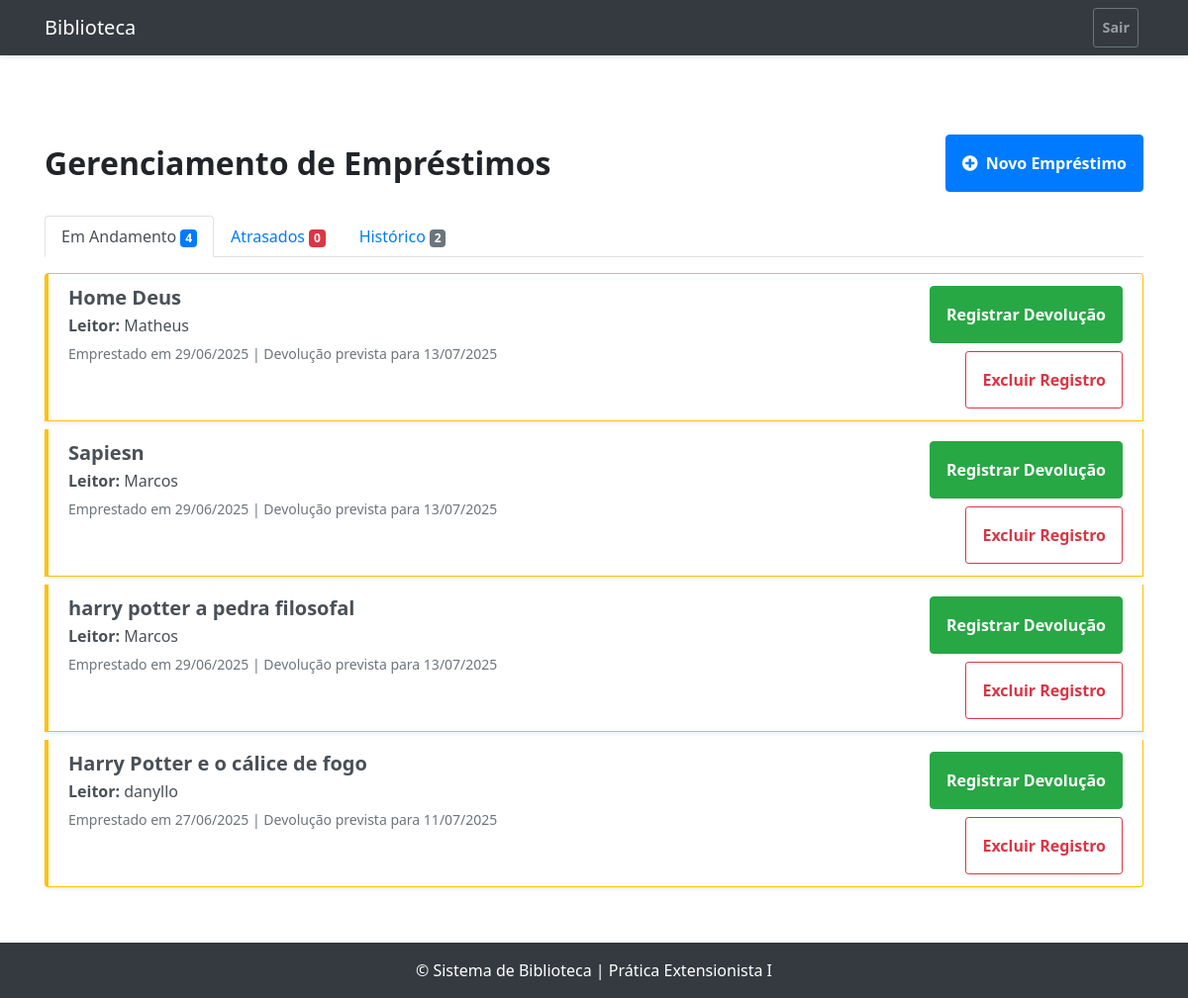
Screenshot of /emprestimo/consultar/ (signed in) with the database file from the repository.
### biblioteca/models.py (models this page shows, shortened)
class Emprestimo(models.Model):
    STATUS_CHOICES = [
        ('EMPRESTADO', 'Emprestado'),
        ('DEVOLVIDO', 'Devolvido'),
        ('ATRASADO', 'Atrasado'),
    ]
    livro = models.ForeignKey(Livro, on_delete=models.PROTECT, related_name='emprestimos')
    leitor = models.ForeignKey(Leitor, on_delete=models.PROTECT, related_name='emprestimos')
    funcionario = models.ForeignKey(Funcionario, on_delete=models.SET_NULL, null=True, related_name='emprestimos_realizados')
    data_emprestimo = models.DateField(default=timezone.now)
    data_devolucao_prevista = models.DateField()
    data_devolucao_real = models.DateField(null=True, blank=True)
    status = models.CharField(max_length=20, choices=STATUS_CHOICES, default='EMPRESTADO')
    data_criacao = models.DateTimeField(auto_now_add=True)
    data_atualizacao = models.DateTimeField(auto_now=True)
    class Meta:
        verbose_name = "Empréstimo"
        verbose_name_plural = "Empréstimos"
        ordering = ['-data_emprestimo']

class Livro(models.Model):
    STATUS_CHOICES = [
        ('disponivel', 'Disponivel'),
        ('emprestado','Emprestado')
    ]
    nome = models.CharField(max_length=200)
    isbn = models.CharField(max_length=17, unique=True, help_text="Ex: 978-85-333-0222-0") # Padrão ISBN-13
    autor = models.CharField(max_length=100)
    genero = models.CharField(max_length=50, blank=True, null=True)
    data_publicacao = models.DateField(blank=True, null=True)
    status = models.CharField(
        max_length=10,
        choices=STATUS_CHOICES,
        default='disponivel',
    )
    data_criacao = models.DateTimeField(auto_now_add=True)
    data_atualizacao = models.DateTimeField(auto_now=True)
    class Meta:
        verbose_name = "Livro"
        verbose_name_plural = "Livros"

class Leitor(models.Model):
    nome = models.CharField(max_length=100)
    cpf = models.CharField(max_length=14, unique=True)
    email = models.EmailField(unique=True)
    telefone = models.CharField(max_length=20, blank=True, null=True)
    endereco = models.CharField(max_length=200, blank=True, null=True)
    data_nascimento = models.DateField(blank=True, null=True)
    data_criacao = models.DateTimeField(auto_now_add=True)
    data_atualizacao = models.DateTimeField(auto_now=True)
    class Meta:
        verbose_name = "Leitor"
        verbose_name_plural = "Leitores"

### biblioteca/views.py (the view)
    def wrapper(request, *args, **kwargs):
        if 'funcionario_logado_id' not in request.session:
            messages.warning(request, "Você precisa estar logado para acessar esta página.")
            return redirect('login')
        return view_func(request, *args, **kwargs)

### biblioteca/views.py (called while the page is built)
def funcionario_login_required(view_func):
    def wrapper(request, *args, **kwargs):
        if 'funcionario_logado_id' not in request.session:
            messages.warning(request, "Você precisa estar logado para acessar esta página.")
            return redirect('login')
        return view_func(request, *args, **kwargs)
    return wrapper

### templates/emprestimo/consultar_emprestimos.html (shortened to what this page needs)
{% extends 'base.html' %} {% load static %} {% block content %}
<div class="container py-5">
  <div class="d-flex justify-content-between align-items-center mb-4">
    <h2 class="mb-0 font-weight-bold">Gerenciamento de Empréstimos</h2>
    <a href="{% url 'cadastrar_emprestimo' %}" class="btn btn-primary"
      ><i class="fas fa-plus-circle mr-2"></i>Novo Empréstimo</a
    >
  </div>
  <ul class="nav nav-tabs mb-3">
    <li class="nav-item">
      <a
        class="nav-link {% if aba_selecionada == 'andamento' %}active{% endif %}"
        href="{% url 'consultar_emprestimos' %}?aba=andamento"
      >
        Em Andamento
        <span class="badge badge-primary">{{ count_andamento }}</span>
      </a>
    </li>
    <li class="nav-item">
      <a
        class="nav-link {% if aba_selecionada == 'atrasados' %}active{% endif %}"
        href="{% url 'consultar_emprestimos' %}?aba=atrasados"
      >
        Atrasados <span class="badge badge-danger">{{ count_atrasados }}</span>
      </a>
    </li>
    <li class="nav-item">
      <a
        class="nav-link {% if aba_selecionada == 'historico' %}active{% endif %}"
        href="{% url 'consultar_emprestimos' %}?aba=historico"
      >
        Histórico
        <span class="badge badge-secondary">{{ count_historico }}</span>
      </a>
    </li>
  </ul>
  <div class="list-group">
    {% for emprestimo in emprestimos %}
    <div
      class="list-group-item list-group-item-action flex-column align-items-start mb-2 shadow-sm border-left-4 {% if emprestimo.status == 'ATRASADO' %}border-danger{% elif emprestimo.status == 'EMPRESTADO' %}border-warning{% else %}border-success{% endif %}"
    >
      <div class="d-flex w-100 justify-content-between">
        <div>
          <h5 class="mb-1 font-weight-bold">{{ emprestimo.livro.nome }}</h5>
          <p class="mb-1">
            <strong>Leitor:</strong> {{ emprestimo.leitor.nome }}
          </p>
          <small class="text-muted">Emprestado em {{ emprestimo.data_emprestimo|date:"d/m/Y" }} | Devolução prevista para {{ emprestimo.data_devolucao_prevista|date:"d/m/Y" }}</small>
        </div>
        <div class="text-right">
          {% if emprestimo.status != 'DEVOLVIDO' %}
          <a
            href="{% url 'atualizar_emprestimo' emprestimo.pk %}"
            class="btn btn-success mb-2"
            >Registrar Devolução</a
          ><br />
          {% endif %}
          <a
            href="{% url 'excluir_emprestimo' emprestimo.pk %}"
            class="btn btn-outline-danger btn-sm"
            >Excluir Registro</a
          >
        </div>
      </div>
    </div>
    {% empty %}
    <div class="card card-body text-center">
      <p class="mb-0">Não há empréstimos nesta categoria.</p>
    </div>
    {% endfor %}
  </div>
</div>
{% endblock %}

### templates/base.html (shortened to what this page needs)
{% load static %}
<!DOCTYPE html>
<html lang="pt-br">
<head>
    <link rel="apple-touch-icon" href="{% static 'images/favicon.jpg' %}"> <link href="https://cdn.jsdelivr.net/npm/bootstrap@4.6.2/dist/css/bootstrap.min.css" rel="stylesheet">
    <link href="https://cdn.jsdelivr.net/npm/bootstrap@4.6.2/dist/css/bootstrap.min.css" rel="stylesheet">
    <link rel="stylesheet" href="https://cdnjs.cloudflare.com/ajax/libs/font-awesome/5.15.4/css/all.min.css">
    <link rel="stylesheet" href="{% static 'css/estetica.css' %}">
</head>
<body class="d-flex flex-column min-vh-100">
<body class="d-flex flex-column min-vh-100">
    <nav class="navbar navbar-expand-lg navbar-dark bg-dark">
        <div class="container">
            <a class="navbar-brand" href="{% url 'home' %}">Biblioteca</a>
            <div class="collapse navbar-collapse" id="navbarNav">
                <ul class="navbar-nav ml-auto">
                    {% if 'funcionario_logado_id' in request.session %}
                    <li class="nav-item">
                        <a class="nav-link btn btn-outline-secondary btn-sm" href="{% url 'logout' %}">
                            Sair
                        </a>
                    </li>
                    {% endif %}
                </ul>
            </div>
        </div>
    </nav>
    {% block content %}
    {% endblock %}
    <footer class="footer mt-auto py-3 bg-dark text-white text-center">
        <div class="container">
            <span>&copy; {{ "now"|date:"Y" }} Sistema de Biblioteca | Prática Extensionista I</span>
        </div>
    </footer>
</body>
</html>

### static/css/estetica.css (style rules this page uses)
body { font-family: 'Segoe UI', Tahoma, Geneva, Verdana, sans-serif; }
.btn { padding: 1rem; font-weight: bold; font-size: 1rem; }
.navbar { margin-bottom: 2rem; box-shadow: 0 2px 4px rgba(0,0,0,0.1); }
.navbar-nav .nav-link { margin: 0 5px; }
.navbar-nav .btn { padding: 0.5rem 1rem; font-size: 0.9rem; }

### templates/emprestimo/consultar_emprestimos.html (style rules this page uses)
.border-left-4 { border-left-width: 4px !important; border-left-style: solid; }

### rows the page displays
Emprestimo: livro.nome "Home Deus", leitor.nome "Matheus", data_emprestimo "29/06/2025", data_devolucao_prevista "13/07/2025", status "Registrar Devolução"
Emprestimo: livro.nome "Sapiesn", leitor.nome "Marcos", data_emprestimo "29/06/2025", data_devolucao_prevista "13/07/2025", status "Registrar Devolução"
Emprestimo: livro.nome "harry potter a pedra filosofal", leitor.nome "Marcos", data_emprestimo "29/06/2025", data_devolucao_prevista "13/07/2025", status "Registrar Devolução"
Emprestimo: livro.nome "Harry Potter e o cálice de fogo", leitor.nome "danyllo", data_emprestimo "27/06/2025", data_devolucao_prevista "11/07/2025", status "Registrar Devolução"

### other values shown
{{ count_andamento }} "4"
{{ count_atrasados }} "0"
{{ count_historico }} "2"
